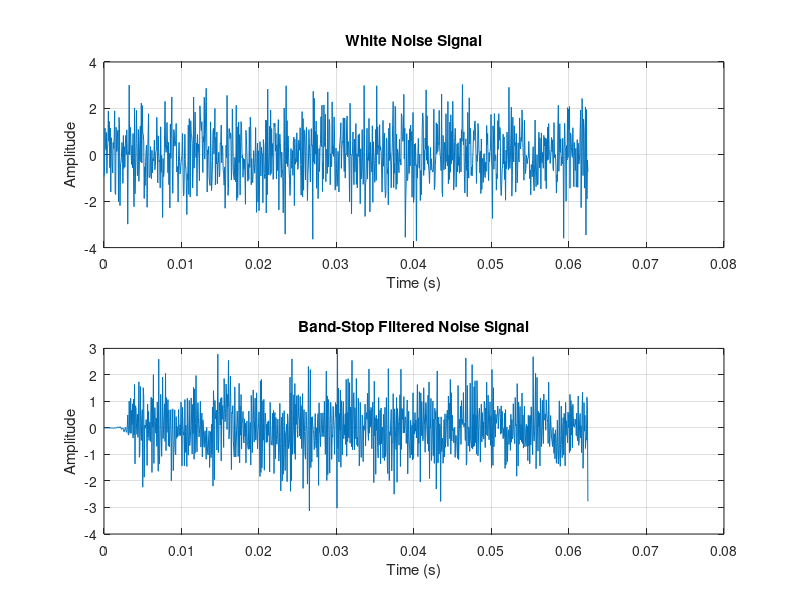
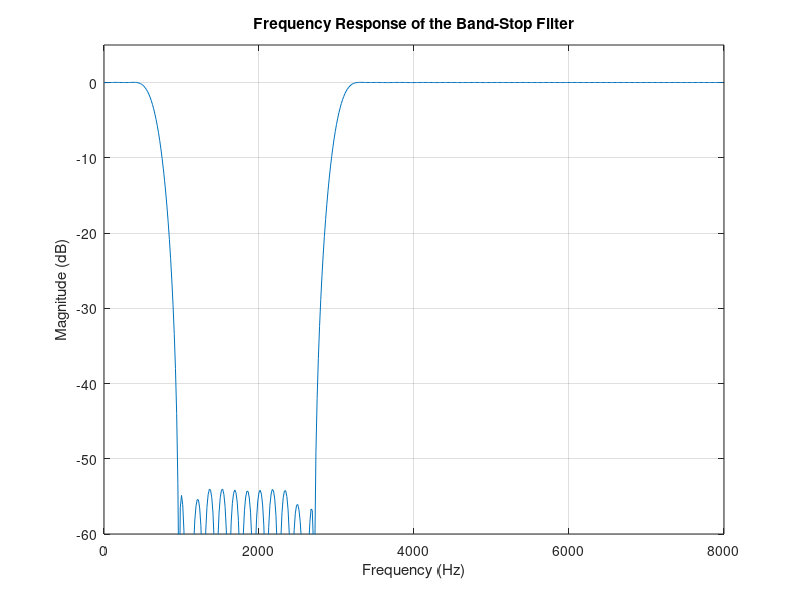

Write the MATLAB code that produced these figures, in order.
% Parameters
Fs = 16000;               % Sampling frequency (Hz)
duration = 2;            % Duration of the signal (seconds)
N = 512;                % Number of points for the FFT
f_stop1 = 700;          % Lower stop band frequency (Hz)
f_stop2 = 3000;         % Upper stop band frequency (Hz)

% Generate white noise
t = 0:1/Fs:duration;    % Time vector
white_noise = wgn(duration*Fs, 1, 1); % Generate white noise

% Design the band-stop filter
Wn = [f_stop1 f_stop2] / (Fs / 2); % Normalize frequency
b = fir1(100, Wn, 'stop'); % Design the filter using fir1
[H, f] = freqz(b, 1, N, Fs); % Frequency response of the filter

% Filter the white noise
filtered_noise = filter(b, 1, white_noise);

% Plotting
figure;

% Plot white noise
subplot(2, 1, 1);
plot(t(1:1000), white_noise(1:1000)); % Plot the first 1000 samples
title('White Noise Signal');
xlabel('Time (s)');
ylabel('Amplitude');
grid on;

% Plot filtered noise
subplot(2, 1, 2);
plot(t(1:1000), filtered_noise(1:1000)); % Plot the first 1000 samples
title('Band-Stop Filtered Noise Signal');
xlabel('Time (s)');
ylabel('Amplitude');
grid on;

% Frequency response plot
figure;
plot(f, 20*log10(abs(H))); % Convert to dB
title('Frequency Response of the Band-Stop Filter');
xlabel('Frequency (Hz)');
ylabel('Magnitude (dB)');
grid on;
axis([0 Fs/2 -60 5]); % Set axis limits
